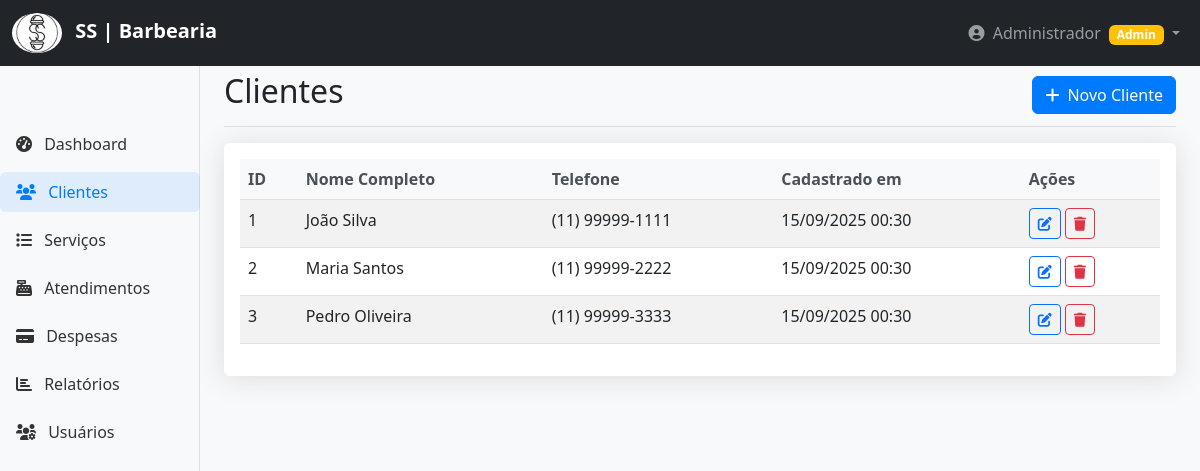
The page /pages/clientes.php (signed in) on the database its author committed.
### tables this page shows
CREATE TABLE IF NOT EXISTS clientes (
    id INT AUTO_INCREMENT PRIMARY KEY,
    nome_completo VARCHAR(150) NOT NULL,
    telefone VARCHAR(15) NOT NULL,
    ativo TINYINT(1) DEFAULT 1,
    created_at TIMESTAMP DEFAULT CURRENT_TIMESTAMP
);

### includes/Cliente.php (called while the page is built, shortened)
<?php
class Cliente {
    private $conn;
    private $table_name = "clientes";
    public function __construct($db) {
        $this->conn = $db;
    }
    function readAll() {
        $query = "SELECT  id ,nome_completo, telefone, created_at
                 FROM " . $this->table_name . "
                 WHERE ativo = 1
                 ORDER BY nome_completo ASC";
        $stmt = $this->conn->prepare($query);
        $stmt->execute();
        return $stmt;
    }
}
?>

### pages/clientes.php (the view, shortened to what this page needs)
<?php
require_once '../auth/check_auth.php';
require_once '../includes/Cliente.php';
$database = new Database();
$db = $database->getConnection();
$cliente = new Cliente($db);
$stmt = $cliente->readAll();
?>
<!DOCTYPE html>
<html lang="pt-BR">
<head>
    <link href="https://cdn.jsdelivr.net/npm/bootstrap@5.3.0/dist/css/bootstrap.min.css" rel="stylesheet">
    <link href="https://cdnjs.cloudflare.com/ajax/libs/font-awesome/6.0.0/css/all.min.css" rel="stylesheet">
    <link href="../assets/css/style.css" rel="stylesheet">
</head>
<body>
    <?php include '../includes/header.php'; ?>
    <div class="container-fluid">
        <div class="row">
            <?php include '../includes/sidebar.php'; ?>
            <main class="col-md-9 ms-sm-auto col-lg-10 px-md-4">
                <div class="d-flex justify-content-between flex-wrap flex-md-nowrap align-items-center pt-3 pb-2 mb-3 border-bottom">
                    <h1 class="h2">Clientes</h1>
                    <button type="button" class="btn btn-primary" data-bs-toggle="modal" data-bs-target="#clienteModal">
                        <i class="fas fa-plus me-2"></i>Novo Cliente
                    </button>
                </div>
                <div class="card">
                    <div class="card-body">
                        <div class="table-responsive">
                            <table class="table table-striped">
                                <thead>
                                    <tr>
                                        <th>ID</th>
                                        <th>Nome Completo</th>
                                        <th>Telefone</th>
                                        <th>Cadastrado em</th>
                                        <th>Ações</th>
                                    </tr>
                                </thead>
                                <tbody>
                                    <?php
                                    while ($row = $stmt->fetch(PDO::FETCH_ASSOC)) {
                                        extract($row);
                                        echo "<tr>";
                                        echo "<td>{$id}</td>";
                                        echo "<td>{$nome_completo}</td>";
                                        echo "<td>{$telefone}</td>";
                                        echo "<td>" . date('d/m/Y H:i', strtotime($created_at)) . "</td>";
                                        echo "<td>";
                                        echo "<button class='btn btn-sm btn-outline-primary me-1' onclick='editarCliente({$id}, \"{$nome_completo}\", \"{$telefone}\")'>";
                                        echo "<i class='fas fa-edit'></i>";
                                        echo "</button>";
                                        echo "<button class='btn btn-sm btn-outline-danger' onclick='confirmarExclusao({$id}, \"{$nome_completo}\")'>";
                                        echo "<i class='fas fa-trash'></i>";
                                        echo "</button>";
                                        echo "</td>";
                                        echo "</tr>";
                                    }
                                    ?>
                                </tbody>
                            </table>
                        </div>
                    </div>
                </div>
            </main>
        </div>
    </div>
</body>
</html>

### assets/css/style.css (style rules this page uses)
body { font-family: 'Segoe UI', Tahoma, Geneva, Verdana, sans-serif; padding-top: 56px; background-color: #f8f9fa; }
.table th { border-top: none; font-weight: 600; color: #495057; background-color: #f8f9fa; }
.table-striped tbody tr:nth-of-type(odd) { background-color: rgba(0, 123, 255, 0.05); }
.btn-primary { background-color: #007bff; border-color: #007bff; transition: all 0.3s ease; }
.card { border: none; box-shadow: 0 0.15rem 1.75rem 0 rgba(58, 59, 69, 0.15); transition: all 0.3s ease; }
.card, .alert { animation: fadeIn 0.5s ease-out; }

### rows shown on the page
clientes: id "1", nome_completo "João Silva", telefone "(11) 99999-1111", created_at "15/09/2025 00:30"
clientes: id "2", nome_completo "Maria Santos", telefone "(11) 99999-2222", created_at "15/09/2025 00:30"
clientes: id "3", nome_completo "Pedro Oliveira", telefone "(11) 99999-3333", created_at "15/09/2025 00:30"

### other values the page prints
getUserName() "Administrador"
